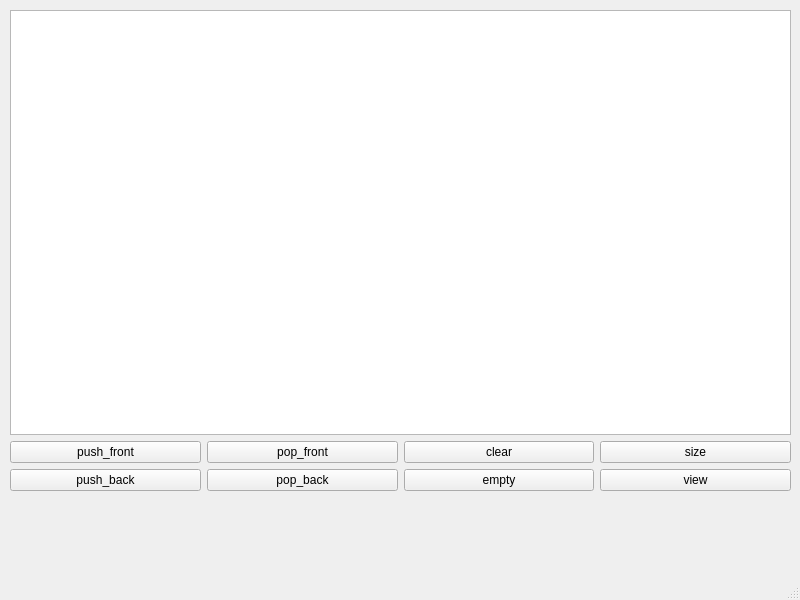
<?xml version="1.0" encoding="UTF-8"?>
<ui version="4.0">
 <class>MainWindow</class>
 <widget class="QMainWindow" name="MainWindow">
  <property name="geometry">
   <rect>
    <x>0</x>
    <y>0</y>
    <width>800</width>
    <height>600</height>
   </rect>
  </property>
  <property name="windowTitle">
   <string>Deque</string>
  </property>
  <widget class="QWidget" name="centralwidget">
   <widget class="QWidget" name="">
    <property name="geometry">
     <rect>
      <x>10</x>
      <y>10</y>
      <width>781</width>
      <height>481</height>
     </rect>
    </property>
    <layout class="QGridLayout" name="gridLayout_2">
     <item row="0" column="0">
      <widget class="QTextBrowser" name="Text">
       <property name="styleSheet">
        <string notr="true">font: 700 16pt &quot;Segoe UI&quot;;
color: rgb(0, 170, 0);</string>
       </property>
      </widget>
     </item>
     <item row="1" column="0">
      <layout class="QGridLayout" name="gridLayout">
       <item row="0" column="0">
        <widget class="QPushButton" name="push_front_Button">
         <property name="text">
          <string>push_front</string>
         </property>
        </widget>
       </item>
       <item row="0" column="1">
        <widget class="QPushButton" name="pop_front_Button">
         <property name="text">
          <string>pop_front</string>
         </property>
        </widget>
       </item>
       <item row="0" column="2">
        <widget class="QPushButton" name="clearButton">
         <property name="text">
          <string>clear</string>
         </property>
        </widget>
       </item>
       <item row="0" column="3">
        <widget class="QPushButton" name="sizeButton">
         <property name="text">
          <string>size</string>
         </property>
        </widget>
       </item>
       <item row="1" column="0">
        <widget class="QPushButton" name="push_back_Button">
         <property name="text">
          <string>push_back</string>
         </property>
        </widget>
       </item>
       <item row="1" column="1">
        <widget class="QPushButton" name="pop_back_Button">
         <property name="text">
          <string>pop_back</string>
         </property>
        </widget>
       </item>
       <item row="1" column="2">
        <widget class="QPushButton" name="emptyButton">
         <property name="text">
          <string>empty</string>
         </property>
        </widget>
       </item>
       <item row="1" column="3">
        <widget class="QPushButton" name="viewButton">
         <property name="text">
          <string>view</string>
         </property>
        </widget>
       </item>
      </layout>
     </item>
    </layout>
   </widget>
  </widget>
  <widget class="QMenuBar" name="menubar">
   <property name="geometry">
    <rect>
     <x>0</x>
     <y>0</y>
     <width>800</width>
     <height>26</height>
    </rect>
   </property>
  </widget>
  <widget class="QStatusBar" name="statusbar"/>
 </widget>
 <resources/>
 <connections/>
</ui>
